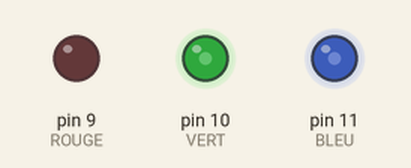
This sketch was run on a simulated Arduino Uno, built with avr-gcc and run on an emulated ATmega328P. On the bench: output pins drawn as LEDs (lit = HIGH).

Above: at 0.05 s.
At 1.15 s:
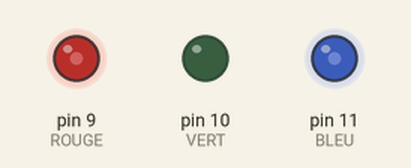
At 2.25 s:
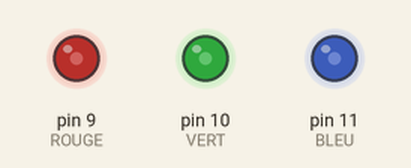
At 4.5 s:
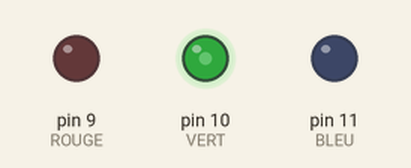
Timing chart, 0 to 5.9 s (numbered marks = the images above):
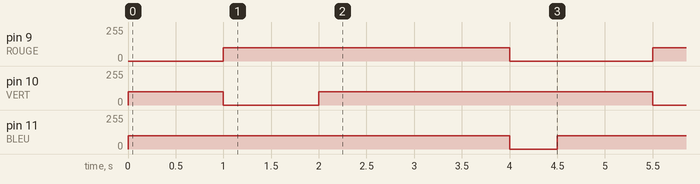

Measured:
- by itself, pin 9 (ROUGE): alternates 100/255 for 3.0 s and 0/255 for 1.5 s
- by itself, pin 10 (VERT): repeats every 4.5 s: 0/255 1.0 s, 100/255 3.5 s
- by itself, pin 11 (BLEU): alternates 100/255 for 4.0 s and 0/255 for 0.50 s

The sketch:

rgbcolor_led.ino
```cpp
#define ROUGE 9
#define VERT 10
#define BLEU 11

void ledRGB(byte r, byte v, byte b, word pause=1000);


void setup() {
  // put your setup code here, to run once:
  pinMode(ROUGE, OUTPUT);
  pinMode(VERT, OUTPUT);
  pinMode(BLEU, OUTPUT);
}

void loop() {
  // put your main code here, to run repeatedly:
  ledRGB(0,100,100);
  ledRGB(100,0,100);
  ledRGB(100,100,100,2000);
  ledRGB(0,100,0,500);
  //#define pause 10;
}
void ledRGB(byte r, byte v, byte b, word pause=1000){
  analogWrite(ROUGE, r);
  analogWrite(VERT, v);
  analogWrite(BLEU, b);
  delay(pause);
}
```
